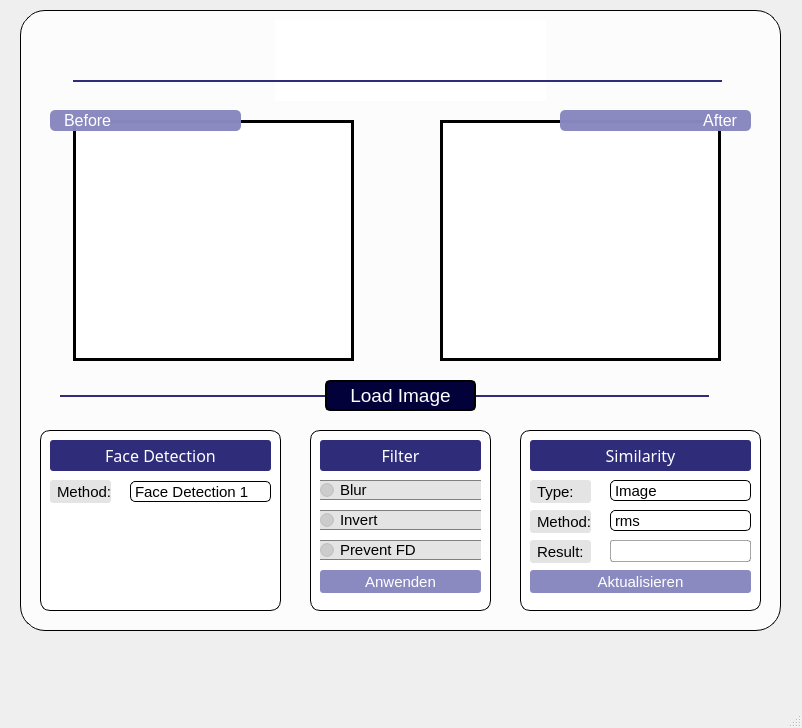
<?xml version="1.0" encoding="UTF-8"?>
<ui version="4.0">
 <class>MainWindow</class>
 <widget class="QMainWindow" name="MainWindow">
  <property name="geometry">
   <rect>
    <x>0</x>
    <y>0</y>
    <width>802</width>
    <height>728</height>
   </rect>
  </property>
  <property name="windowTitle">
   <string>MainWindow</string>
  </property>
  <property name="styleSheet">
   <string notr="true">#label_logo{
background:white;
}

#frame{
background:rgba(255,255,255,200);
border-radius:25px;
border-style:solid;
border-width: 1px;
border-color:black;
}

#frame_similarity{
background:white;
border-radius:10px;
border-style:solid;
border-width: 1px;
border-color:black;
}

#frame_filter{
background:white;
border-radius:10px;
border-style:solid;
border-width: 1px;
border-color:black;
}

#frame_facedetection{
background:white;
border-radius:10px;
border-style:solid;
border-width: 1px;
border-color:black;
}


#label_line_1{
background:rgba(14,11,101,220);
color: white;
vertical-align: middle;
border-radius:13px;
}

#label_line_2{
background:rgba(14,11,101,220);
color: white;
vertical-align: middle;
border-radius:13px;
}

#label_title_before{
background:rgba(137,136,191,250);
color: white;
vertical-align: middle;
border-radius:5px;
padding-left: 10 px;
}


#label_title_after{
background:rgba(137,136,191,250);
color: white;
vertical-align: middle;
border-radius:5px;
padding-right: 10 px;
}

#label_title_similarity{
background:rgba(14,11,101,220);
color: white;
vertical-align: middle;
border-radius:3px;
}

#label_title_filter{
background:rgba(14,11,101,220);
color: white;
vertical-align: middle;
border-radius:3px;
}

#label_title_facedetection{
background:rgba(14,11,101,220);
color: white;
vertical-align: middle;
border-radius:3px;
}

QWidget{
background:url(:/GUI_Ressources/image_background3.png);
}

#label_choose_filetype{
background:rgba(27,27,27,30);
border-radius:3px;
color: black;
padding-left: 3px;
}


#label_choose_filter{
background:rgba(27,27,27,30);
border-radius:3px;
color: black;
padding-left: 3px;
}


#label_choose_facedetection{
background:rgba(27,27,27,30);
border-radius:3px;
color: black;
border-color:black;
border-width:1px;
padding-left: 3px;
}


#label_result{
background:rgba(27,27,27,30);
border-radius:3px;
color: black;
padding-left: 3px;
}


#label_result_display{
background:transparent;
border-style:solid;
border-width:1.2px;
border-color:rgba(27,27,27,100);
border-radius:3px;
color: black;
}


#label_aktualisieren{
background:rgba(137,136,191,250);
border-radius:3px;
color: white;
}

#label_aktualisieren:hover{
background:white;
border-radius:3px;
border-style:solid;
border-width:1.5px;
border-color:rgba(137,136,191,250);
color: black;
}

#label_filter_anwenden{
background:rgba(137,136,191,250);
border-radius:3px;
color: white;
}

#label_filter_anwenden:hover{
background:white;
border-radius:3px;
border-style:solid;
border-width:1.5px;
border-color:rgba(137,136,191,250);
color: black;
}

#label_filter_loadimage{
background:#03013A;
border-radius:5px;
border-style:solid;
border-width:1.5px;
border-color:black;
color: white;
}

#label_filter_loadimage:hover{
background:white;
border-radius:5px;
border-style:solid;
border-width:1.5px;
border-color:#03013A;
color: #03013A;
}




#label_change_display{
background:transparent;
border-style:solid;
border-color:black;
color: white;
}

#comboBox_filter{}


#label_img_before{
background:white;
border-style:solid;
border-color:black;
border-width:3px;
}


#label_img_after{
background:white;
border-style:solid;
border-color:black;
border-width:3px;
}

QComboBox{
border-style:solid;
border-color:black;
border-width:0.5px;
border-radius:5px;
}

QComboBox::drop-down{
border-width:0px;
}

QComboBox::down-arrow{
color:green;
}

QRadioButton{
background: rgba(27,27,27,30);
border-style:solid;
border-width:0.5 px;
border-color:grey;

}
</string>
  </property>
  <widget class="QWidget" name="centralwidget">
   <widget class="QFrame" name="frame">
    <property name="geometry">
     <rect>
      <x>20</x>
      <y>10</y>
      <width>761</width>
      <height>621</height>
     </rect>
    </property>
    <property name="styleSheet">
     <string notr="true"/>
    </property>
    <property name="frameShape">
     <enum>QFrame::StyledPanel</enum>
    </property>
    <property name="frameShadow">
     <enum>QFrame::Raised</enum>
    </property>
    <widget class="QLabel" name="label_line_1">
     <property name="geometry">
      <rect>
       <x>53</x>
       <y>70</y>
       <width>649</width>
       <height>2</height>
      </rect>
     </property>
     <property name="font">
      <font>
       <family>.Farah PUA</family>
       <pointsize>28</pointsize>
      </font>
     </property>
     <property name="text">
      <string/>
     </property>
     <property name="alignment">
      <set>Qt::AlignLeading|Qt::AlignLeft|Qt::AlignVCenter</set>
     </property>
     <property name="margin">
      <number>5</number>
     </property>
    </widget>
    <widget class="QLabel" name="label_img_before">
     <property name="geometry">
      <rect>
       <x>53</x>
       <y>110</y>
       <width>281</width>
       <height>241</height>
      </rect>
     </property>
     <property name="text">
      <string/>
     </property>
     <property name="pixmap">
      <pixmap resource="GUI_Ressources.qrc">:/GUI_Ressources/image_test_before.png</pixmap>
     </property>
     <property name="scaledContents">
      <bool>true</bool>
     </property>
     <property name="alignment">
      <set>Qt::AlignCenter</set>
     </property>
    </widget>
    <widget class="QLabel" name="label_img_after">
     <property name="geometry">
      <rect>
       <x>420</x>
       <y>110</y>
       <width>281</width>
       <height>241</height>
      </rect>
     </property>
     <property name="text">
      <string/>
     </property>
     <property name="pixmap">
      <pixmap resource="GUI_Ressources.qrc">:/GUI_Ressources/image_test_after.png</pixmap>
     </property>
     <property name="scaledContents">
      <bool>true</bool>
     </property>
     <property name="alignment">
      <set>Qt::AlignCenter</set>
     </property>
    </widget>
    <widget class="QLabel" name="label_title_before">
     <property name="geometry">
      <rect>
       <x>30</x>
       <y>100</y>
       <width>191</width>
       <height>21</height>
      </rect>
     </property>
     <property name="font">
      <font>
       <family>.AppleSystemUIFont</family>
       <pointsize>12</pointsize>
      </font>
     </property>
     <property name="text">
      <string>Before</string>
     </property>
     <property name="alignment">
      <set>Qt::AlignLeading|Qt::AlignLeft|Qt::AlignVCenter</set>
     </property>
     <property name="margin">
      <number>0</number>
     </property>
    </widget>
    <widget class="QLabel" name="label_title_after">
     <property name="geometry">
      <rect>
       <x>540</x>
       <y>100</y>
       <width>191</width>
       <height>21</height>
      </rect>
     </property>
     <property name="font">
      <font>
       <family>.AppleSystemUIFont</family>
       <pointsize>12</pointsize>
      </font>
     </property>
     <property name="text">
      <string>After</string>
     </property>
     <property name="alignment">
      <set>Qt::AlignRight|Qt::AlignTrailing|Qt::AlignVCenter</set>
     </property>
     <property name="margin">
      <number>0</number>
     </property>
    </widget>
    <widget class="QFrame" name="frame_similarity">
     <property name="geometry">
      <rect>
       <x>500</x>
       <y>420</y>
       <width>241</width>
       <height>181</height>
      </rect>
     </property>
     <property name="frameShape">
      <enum>QFrame::StyledPanel</enum>
     </property>
     <property name="frameShadow">
      <enum>QFrame::Raised</enum>
     </property>
     <widget class="QComboBox" name="comboBox_method">
      <property name="geometry">
       <rect>
        <x>90</x>
        <y>80</y>
        <width>141</width>
        <height>21</height>
       </rect>
      </property>
      <property name="font">
       <font>
        <family>.AppleSystemUIFont</family>
        <pointsize>11</pointsize>
        <kerning>true</kerning>
       </font>
      </property>
      <property name="layoutDirection">
       <enum>Qt::LeftToRight</enum>
      </property>
      <property name="currentIndex">
       <number>0</number>
      </property>
      <property name="maxVisibleItems">
       <number>20</number>
      </property>
      <property name="insertPolicy">
       <enum>QComboBox::InsertAtBottom</enum>
      </property>
      <property name="sizeAdjustPolicy">
       <enum>QComboBox::AdjustToContentsOnFirstShow</enum>
      </property>
      <item>
       <property name="text">
        <string>rms</string>
       </property>
      </item>
      <item>
       <property name="text">
        <string>max-norm</string>
       </property>
      </item>
      <item>
       <property name="text">
        <string>binary</string>
       </property>
      </item>
     </widget>
     <widget class="QLabel" name="label_result_display">
      <property name="geometry">
       <rect>
        <x>90</x>
        <y>110</y>
        <width>141</width>
        <height>22</height>
       </rect>
      </property>
      <property name="font">
       <font>
        <pointsize>11</pointsize>
       </font>
      </property>
      <property name="text">
       <string/>
      </property>
      <property name="alignment">
       <set>Qt::AlignCenter</set>
      </property>
      <property name="margin">
       <number>6</number>
      </property>
     </widget>
     <widget class="QLabel" name="label_choose_filter">
      <property name="geometry">
       <rect>
        <x>10</x>
        <y>80</y>
        <width>61</width>
        <height>23</height>
       </rect>
      </property>
      <property name="font">
       <font>
        <pointsize>11</pointsize>
       </font>
      </property>
      <property name="text">
       <string>Method:</string>
      </property>
      <property name="alignment">
       <set>Qt::AlignLeading|Qt::AlignLeft|Qt::AlignVCenter</set>
      </property>
      <property name="margin">
       <number>0</number>
      </property>
     </widget>
     <widget class="QLabel" name="label_result">
      <property name="geometry">
       <rect>
        <x>10</x>
        <y>110</y>
        <width>61</width>
        <height>23</height>
       </rect>
      </property>
      <property name="font">
       <font>
        <pointsize>11</pointsize>
       </font>
      </property>
      <property name="text">
       <string>Result:</string>
      </property>
      <property name="alignment">
       <set>Qt::AlignLeading|Qt::AlignLeft|Qt::AlignVCenter</set>
      </property>
      <property name="margin">
       <number>0</number>
      </property>
     </widget>
     <widget class="QLabel" name="label_aktualisieren">
      <property name="geometry">
       <rect>
        <x>10</x>
        <y>140</y>
        <width>221</width>
        <height>23</height>
       </rect>
      </property>
      <property name="font">
       <font>
        <pointsize>11</pointsize>
       </font>
      </property>
      <property name="text">
       <string>Aktualisieren</string>
      </property>
      <property name="alignment">
       <set>Qt::AlignCenter</set>
      </property>
      <property name="margin">
       <number>6</number>
      </property>
     </widget>
     <widget class="QLabel" name="label_choose_filetype">
      <property name="geometry">
       <rect>
        <x>10</x>
        <y>50</y>
        <width>61</width>
        <height>23</height>
       </rect>
      </property>
      <property name="font">
       <font>
        <pointsize>11</pointsize>
       </font>
      </property>
      <property name="text">
       <string>Type:</string>
      </property>
      <property name="alignment">
       <set>Qt::AlignLeading|Qt::AlignLeft|Qt::AlignVCenter</set>
      </property>
      <property name="margin">
       <number>0</number>
      </property>
     </widget>
     <widget class="QComboBox" name="comboBox_filetype">
      <property name="geometry">
       <rect>
        <x>90</x>
        <y>50</y>
        <width>141</width>
        <height>21</height>
       </rect>
      </property>
      <property name="font">
       <font>
        <pointsize>11</pointsize>
       </font>
      </property>
      <property name="currentIndex">
       <number>0</number>
      </property>
      <item>
       <property name="text">
        <string>Image</string>
       </property>
      </item>
      <item>
       <property name="text">
        <string>Diagram</string>
       </property>
      </item>
     </widget>
     <widget class="QLabel" name="label_title_similarity">
      <property name="geometry">
       <rect>
        <x>10</x>
        <y>10</y>
        <width>221</width>
        <height>31</height>
       </rect>
      </property>
      <property name="font">
       <font>
        <family>.Farah PUA</family>
        <pointsize>12</pointsize>
        <weight>50</weight>
        <bold>false</bold>
        <kerning>false</kerning>
       </font>
      </property>
      <property name="text">
       <string>Similarity</string>
      </property>
      <property name="alignment">
       <set>Qt::AlignCenter</set>
      </property>
      <property name="margin">
       <number>10</number>
      </property>
     </widget>
    </widget>
    <widget class="QFrame" name="frame_filter">
     <property name="geometry">
      <rect>
       <x>290</x>
       <y>420</y>
       <width>181</width>
       <height>181</height>
      </rect>
     </property>
     <property name="frameShape">
      <enum>QFrame::StyledPanel</enum>
     </property>
     <property name="frameShadow">
      <enum>QFrame::Raised</enum>
     </property>
     <widget class="QLabel" name="label_filter_anwenden">
      <property name="geometry">
       <rect>
        <x>10</x>
        <y>140</y>
        <width>161</width>
        <height>23</height>
       </rect>
      </property>
      <property name="font">
       <font>
        <pointsize>11</pointsize>
       </font>
      </property>
      <property name="text">
       <string>Anwenden</string>
      </property>
      <property name="alignment">
       <set>Qt::AlignCenter</set>
      </property>
      <property name="margin">
       <number>6</number>
      </property>
     </widget>
     <widget class="QLabel" name="label_title_filter">
      <property name="geometry">
       <rect>
        <x>10</x>
        <y>10</y>
        <width>161</width>
        <height>31</height>
       </rect>
      </property>
      <property name="font">
       <font>
        <family>.Farah PUA</family>
        <pointsize>12</pointsize>
        <weight>50</weight>
        <bold>false</bold>
        <kerning>false</kerning>
       </font>
      </property>
      <property name="text">
       <string>Filter</string>
      </property>
      <property name="alignment">
       <set>Qt::AlignCenter</set>
      </property>
      <property name="margin">
       <number>10</number>
      </property>
     </widget>
     <widget class="QRadioButton" name="radioButton_blur">
      <property name="geometry">
       <rect>
        <x>10</x>
        <y>50</y>
        <width>161</width>
        <height>20</height>
       </rect>
      </property>
      <property name="font">
       <font>
        <pointsize>11</pointsize>
       </font>
      </property>
      <property name="text">
       <string>Blur</string>
      </property>
     </widget>
     <widget class="QRadioButton" name="radioButton_invert">
      <property name="geometry">
       <rect>
        <x>10</x>
        <y>80</y>
        <width>161</width>
        <height>20</height>
       </rect>
      </property>
      <property name="font">
       <font>
        <pointsize>11</pointsize>
       </font>
      </property>
      <property name="text">
       <string>Invert</string>
      </property>
     </widget>
     <widget class="QRadioButton" name="radioButton_preventfd">
      <property name="geometry">
       <rect>
        <x>10</x>
        <y>110</y>
        <width>161</width>
        <height>20</height>
       </rect>
      </property>
      <property name="font">
       <font>
        <pointsize>11</pointsize>
       </font>
      </property>
      <property name="text">
       <string>Prevent FD</string>
      </property>
     </widget>
    </widget>
    <widget class="QLabel" name="label_logo">
     <property name="geometry">
      <rect>
       <x>255</x>
       <y>10</y>
       <width>271</width>
       <height>81</height>
      </rect>
     </property>
     <property name="text">
      <string/>
     </property>
     <property name="pixmap">
      <pixmap resource="GUI_Ressources.qrc">:/GUI_Ressources/Facedetect_logo2.png</pixmap>
     </property>
     <property name="scaledContents">
      <bool>true</bool>
     </property>
    </widget>
    <widget class="QFrame" name="frame_facedetection">
     <property name="geometry">
      <rect>
       <x>20</x>
       <y>420</y>
       <width>241</width>
       <height>181</height>
      </rect>
     </property>
     <property name="frameShape">
      <enum>QFrame::StyledPanel</enum>
     </property>
     <property name="frameShadow">
      <enum>QFrame::Raised</enum>
     </property>
     <widget class="QLabel" name="label_title_facedetection">
      <property name="geometry">
       <rect>
        <x>10</x>
        <y>10</y>
        <width>221</width>
        <height>31</height>
       </rect>
      </property>
      <property name="font">
       <font>
        <family>.Farah PUA</family>
        <pointsize>12</pointsize>
        <weight>50</weight>
        <bold>false</bold>
        <kerning>false</kerning>
       </font>
      </property>
      <property name="text">
       <string>Face Detection</string>
      </property>
      <property name="alignment">
       <set>Qt::AlignCenter</set>
      </property>
      <property name="margin">
       <number>10</number>
      </property>
     </widget>
     <widget class="QLabel" name="label_choose_facedetection">
      <property name="geometry">
       <rect>
        <x>10</x>
        <y>50</y>
        <width>61</width>
        <height>23</height>
       </rect>
      </property>
      <property name="font">
       <font>
        <pointsize>11</pointsize>
       </font>
      </property>
      <property name="text">
       <string>Method:</string>
      </property>
      <property name="alignment">
       <set>Qt::AlignLeading|Qt::AlignLeft|Qt::AlignVCenter</set>
      </property>
      <property name="margin">
       <number>0</number>
      </property>
     </widget>
     <widget class="QComboBox" name="comboBox_facedetection">
      <property name="geometry">
       <rect>
        <x>90</x>
        <y>51</y>
        <width>141</width>
        <height>21</height>
       </rect>
      </property>
      <property name="font">
       <font>
        <family>.AppleSystemUIFont</family>
        <pointsize>11</pointsize>
        <kerning>true</kerning>
       </font>
      </property>
      <property name="layoutDirection">
       <enum>Qt::LeftToRight</enum>
      </property>
      <property name="currentIndex">
       <number>0</number>
      </property>
      <property name="maxVisibleItems">
       <number>20</number>
      </property>
      <property name="insertPolicy">
       <enum>QComboBox::InsertAtBottom</enum>
      </property>
      <property name="sizeAdjustPolicy">
       <enum>QComboBox::AdjustToContentsOnFirstShow</enum>
      </property>
      <item>
       <property name="text">
        <string>Face Detection 1</string>
       </property>
      </item>
      <item>
       <property name="text">
        <string>Face Detection 2</string>
       </property>
      </item>
      <item>
       <property name="text">
        <string>Face Detection 3</string>
       </property>
      </item>
     </widget>
    </widget>
    <widget class="QLabel" name="label_filter_loadimage">
     <property name="geometry">
      <rect>
       <x>305</x>
       <y>370</y>
       <width>151</width>
       <height>31</height>
      </rect>
     </property>
     <property name="font">
      <font>
       <pointsize>14</pointsize>
      </font>
     </property>
     <property name="text">
      <string>Load Image</string>
     </property>
     <property name="alignment">
      <set>Qt::AlignCenter</set>
     </property>
     <property name="margin">
      <number>6</number>
     </property>
    </widget>
    <widget class="QLabel" name="label_line_2">
     <property name="geometry">
      <rect>
       <x>40</x>
       <y>385</y>
       <width>649</width>
       <height>2</height>
      </rect>
     </property>
     <property name="font">
      <font>
       <family>.Farah PUA</family>
       <pointsize>28</pointsize>
      </font>
     </property>
     <property name="text">
      <string/>
     </property>
     <property name="alignment">
      <set>Qt::AlignLeading|Qt::AlignLeft|Qt::AlignVCenter</set>
     </property>
     <property name="margin">
      <number>5</number>
     </property>
    </widget>
    <zorder>label_logo</zorder>
    <zorder>frame_similarity</zorder>
    <zorder>label_img_before</zorder>
    <zorder>label_img_after</zorder>
    <zorder>label_title_before</zorder>
    <zorder>label_title_after</zorder>
    <zorder>frame_filter</zorder>
    <zorder>label_line_1</zorder>
    <zorder>frame_facedetection</zorder>
    <zorder>label_line_2</zorder>
    <zorder>label_filter_loadimage</zorder>
   </widget>
  </widget>
  <widget class="QMenuBar" name="menubar">
   <property name="geometry">
    <rect>
     <x>0</x>
     <y>0</y>
     <width>802</width>
     <height>22</height>
    </rect>
   </property>
  </widget>
  <widget class="QStatusBar" name="statusbar"/>
 </widget>
 <resources>
  <include location="GUI_Ressources.qrc"/>
 </resources>
 <connections/>
</ui>
